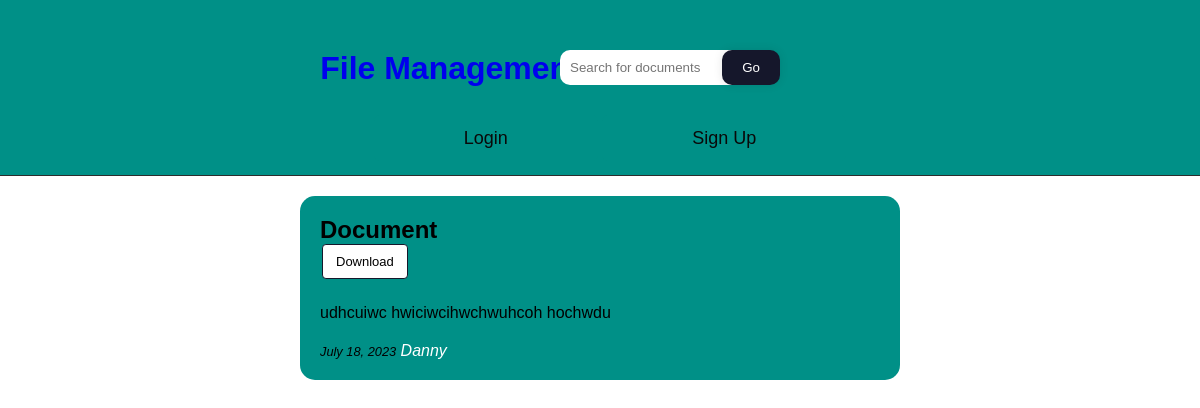
The app's page /post-detail/9/ with its own data.
### base/models.py (models this page shows, shortened)
class Post(models.Model):
    title = models.CharField(max_length= 100)
    file = models.FileField(null= True, blank=True, upload_to= 'Files')
    content = models.TextField()
    date_posted = models.DateTimeField(default=timezone.now)
    author = models.ForeignKey(User, on_delete= models.CASCADE)

### base/views.py (the view)
# urls.py: path('post-detail/<int:pk>/', PostDetailView.as_view(), name='post-detail'),
class PostDetailView(DetailView):
        model = Post
        template_name = 'base/post_detail.html'

### base/templates/base/post_detail.html (shortened to what this page needs)
{% extends 'base/index.html'%}
{% block content %}
            <div class="post-expand">
                    <h2>{{post.title}}</h2>
                    <div class="buttons">
                  {% if object.author != user%}
                        <a href="#">
                             <input type="submit" value="Download" id="detail-btn">
                            </a>
                            {% endif %}
                         </div>
                <p>{{post.content}} </p>
                    <div id="post-expand-bottom">
                        <span>{{ post.date_posted|date:"F d, Y"}}</span> <a id="author-name" href="#" >{{post.author}} </a>
                                                        </div>
            </div>
            {% endblock %}

### base/static/base/main.css (style rules this page uses)
* { margin: 0; padding: 0; box-sizing: border-box; }
body { background-color: #ffffff; background-size: 960px; font-family: Arial, Helvetica, sans-serif; }
.post-expand { height: 100% ; }
.post-expand { width: 50%; height: 50%; padding: 20px; margin: auto; background-color: #009087; margin-top: 20px; border-radius: 15px; display: flexbox; }
.post-expand p { margin: auto; margin-top: 25px; overflow-wrap: break-word; }
.buttons { margin: auto; display: flex; position: relative; margin-right: 10px; }
#detail-btn { margin-left: 2px; list-style: none; padding: 0.7em 1em; font-size: 13px; border-radius: 0.3em; background-color: #ffffff; border: 1px solid #15172b; overflow-wrap: break-word; }
#post-expand-bottom { margin: auto; margin-top: 20px; font-style: oblique; }
#post-expand-bottom a { text-decoration: none; color: white; }
#post-expand-bottom span { font-size: 0.8rem; }

### records on screen
Post: title "Document", content "udhcuiwc hwiciwcihwchwuhcoh hochwdu", date_posted "July 18, 2023", author "Danny"
